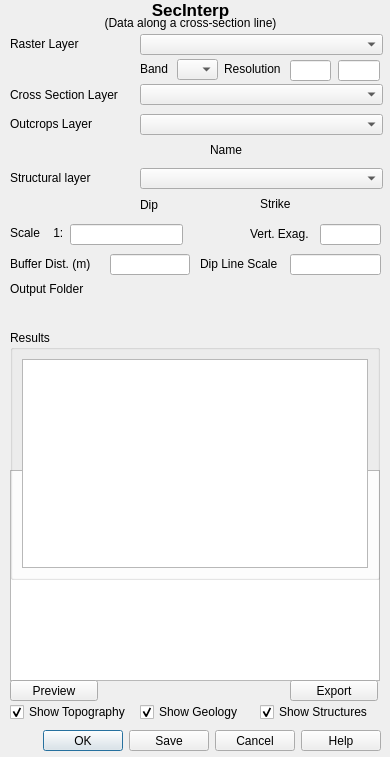
<?xml version="1.0" encoding="UTF-8"?>
<ui version="4.0">
 <class>SecInterpDialogBase</class>
 <widget class="QDialog" name="SecInterpDialogBase">
  <property name="geometry">
   <rect>
    <x>0</x>
    <y>0</y>
    <width>390</width>
    <height>757</height>
   </rect>
  </property>
  <property name="windowTitle">
   <string>Sec Interp</string>
  </property>
  <widget class="QDialogButtonBox" name="button_box">
   <property name="geometry">
    <rect>
     <x>10</x>
     <y>730</y>
     <width>371</width>
     <height>21</height>
    </rect>
   </property>
   <property name="toolTip">
    <string/>
   </property>
   <property name="orientation">
    <enum>Qt::Orientation::Horizontal</enum>
   </property>
   <property name="standardButtons">
    <set>QDialogButtonBox::StandardButton::Cancel|QDialogButtonBox::StandardButton::Help|QDialogButtonBox::StandardButton::Ok|QDialogButtonBox::StandardButton::Save</set>
   </property>
  </widget>
  <widget class="QgsMapLayerComboBox" name="crossline">
   <property name="geometry">
    <rect>
     <x>140</x>
     <y>84</y>
     <width>243</width>
     <height>21</height>
    </rect>
   </property>
   <property name="toolTip">
    <string>Select the line layer that defines the cross-section profile path</string>
   </property>
  </widget>
  <widget class="QLabel" name="label_4">
   <property name="geometry">
    <rect>
     <x>10</x>
     <y>114</y>
     <width>91</width>
     <height>20</height>
    </rect>
   </property>
   <property name="text">
    <string>Outcrops Layer</string>
   </property>
  </widget>
  <widget class="QLabel" name="label_8">
   <property name="geometry">
    <rect>
     <x>10</x>
     <y>280</y>
     <width>101</width>
     <height>18</height>
    </rect>
   </property>
   <property name="text">
    <string>Output Folder</string>
   </property>
  </widget>
  <widget class="QLabel" name="label_2">
   <property name="geometry">
    <rect>
     <x>130</x>
     <y>0</y>
     <width>121</width>
     <height>20</height>
    </rect>
   </property>
   <property name="font">
    <font>
     <pointsize>13</pointsize>
     <bold>true</bold>
    </font>
   </property>
   <property name="text">
    <string>SecInterp</string>
   </property>
   <property name="alignment">
    <set>Qt::AlignmentFlag::AlignCenter</set>
   </property>
  </widget>
  <widget class="QLabel" name="label_9">
   <property name="geometry">
    <rect>
     <x>10</x>
     <y>84</y>
     <width>131</width>
     <height>21</height>
    </rect>
   </property>
   <property name="text">
    <string>Cross Section Layer</string>
   </property>
   <property name="wordWrap">
    <bool>true</bool>
   </property>
  </widget>
  <widget class="QgsMapLayerComboBox" name="structural">
   <property name="geometry">
    <rect>
     <x>140</x>
     <y>168</y>
     <width>243</width>
     <height>21</height>
    </rect>
   </property>
   <property name="toolTip">
    <string>&lt;html&gt;&lt;head/&gt;&lt;body&gt;&lt;p&gt;Select the point layer with structural measurements (optional)&lt;/p&gt;&lt;p&gt;Leave as 'Do not use' to skip structural data projection&lt;/p&gt;&lt;/body&gt;&lt;/html&gt;</string>
   </property>
  </widget>
  <widget class="QgsMapLayerComboBox" name="outcrop">
   <property name="geometry">
    <rect>
     <x>140</x>
     <y>114</y>
     <width>243</width>
     <height>21</height>
    </rect>
   </property>
   <property name="toolTip">
    <string>&lt;html&gt;&lt;head/&gt;&lt;body&gt;&lt;p&gt;Select the polygon layer with geological outcrops (optional)&lt;/p&gt;&lt;p&gt;Leave as 'Do not use' to skip geological profile extraction&lt;/p&gt;&lt;/body&gt;&lt;/html&gt;</string>
   </property>
  </widget>
  <widget class="QgsFileWidget" name="dest_fold" native="true">
   <property name="geometry">
    <rect>
     <x>10</x>
     <y>300</y>
     <width>372</width>
     <height>31</height>
    </rect>
   </property>
   <property name="toolTip">
    <string>Folder where output CSV and Shapefile files will be saved</string>
   </property>
  </widget>
  <widget class="QLabel" name="label_7">
   <property name="geometry">
    <rect>
     <x>250</x>
     <y>224</y>
     <width>71</width>
     <height>20</height>
    </rect>
   </property>
   <property name="text">
    <string>Vert. Exag.</string>
   </property>
  </widget>
  <widget class="QLabel" name="label">
   <property name="geometry">
    <rect>
     <x>60</x>
     <y>12</y>
     <width>261</width>
     <height>21</height>
    </rect>
   </property>
   <property name="text">
    <string>(Data along a cross-section line)</string>
   </property>
   <property name="alignment">
    <set>Qt::AlignmentFlag::AlignCenter</set>
   </property>
   <property name="wordWrap">
    <bool>true</bool>
   </property>
  </widget>
  <widget class="QLabel" name="label_5">
   <property name="geometry">
    <rect>
     <x>10</x>
     <y>168</y>
     <width>101</width>
     <height>20</height>
    </rect>
   </property>
   <property name="text">
    <string>Structural layer</string>
   </property>
  </widget>
  <widget class="QLabel" name="label_3">
   <property name="geometry">
    <rect>
     <x>10</x>
     <y>34</y>
     <width>91</width>
     <height>20</height>
    </rect>
   </property>
   <property name="text">
    <string>Raster Layer</string>
   </property>
  </widget>
  <widget class="QLineEdit" name="vertexag">
   <property name="geometry">
    <rect>
     <x>320</x>
     <y>224</y>
     <width>61</width>
     <height>21</height>
    </rect>
   </property>
   <property name="toolTip">
    <string>&lt;html&gt;&lt;head/&gt;&lt;body&gt;&lt;p&gt;Vertical exaggeration factor for the profile&lt;/p&gt;&lt;p&gt; (1 = no exaggeration, higher values exaggerate relief)&lt;/p&gt;&lt;/body&gt;&lt;/html&gt;</string>
   </property>
  </widget>
  <widget class="QLabel" name="label_6">
   <property name="geometry">
    <rect>
     <x>10</x>
     <y>224</y>
     <width>58</width>
     <height>18</height>
    </rect>
   </property>
   <property name="text">
    <string>Scale    1:</string>
   </property>
  </widget>
  <widget class="QLineEdit" name="scale">
   <property name="geometry">
    <rect>
     <x>70</x>
     <y>224</y>
     <width>113</width>
     <height>21</height>
    </rect>
   </property>
   <property name="toolTip">
    <string>&lt;html&gt;&lt;head/&gt;&lt;body&gt;&lt;p&gt;Horizontal scale of the profile (calculated automatically based on raster resolution).&lt;/p&gt;&lt;p&gt;You can modify this value if needed&lt;/p&gt;&lt;/body&gt;&lt;/html&gt;</string>
   </property>
  </widget>
  <widget class="QLabel" name="label_17">
   <property name="geometry">
    <rect>
     <x>10</x>
     <y>254</y>
     <width>120</width>
     <height>20</height>
    </rect>
   </property>
   <property name="text">
    <string>Buffer Dist. (m)</string>
   </property>
  </widget>
  <widget class="QLineEdit" name="buffer_distance">
   <property name="geometry">
    <rect>
     <x>110</x>
     <y>254</y>
     <width>80</width>
     <height>21</height>
    </rect>
   </property>
   <property name="toolTip">
    <string>&lt;html&gt;&lt;head/&gt;&lt;body&gt;&lt;p&gt;Buffer distance in meters around the cross-section line&lt;/p&gt;&lt;p&gt;to include structural measurements. Default: 100m&lt;/p&gt;&lt;/body&gt;&lt;/html&gt;</string>
   </property>
  </widget>
  <widget class="QLabel" name="label_18">
   <property name="geometry">
    <rect>
     <x>200</x>
     <y>254</y>
     <width>100</width>
     <height>20</height>
    </rect>
   </property>
   <property name="text">
    <string>Dip Line Scale</string>
   </property>
  </widget>
  <widget class="QLineEdit" name="dip_scale_factor">
   <property name="geometry">
    <rect>
     <x>290</x>
     <y>254</y>
     <width>91</width>
     <height>21</height>
    </rect>
   </property>
   <property name="toolTip">
    <string>&lt;html&gt;&lt;head/&gt;&lt;body&gt;&lt;p&gt;Value that determines how long the dip lines are in the structural profile.&lt;/p&gt;&lt;p&gt;A higher value produces longer lines.&lt;/p&gt;&lt;/body&gt;&lt;/html&gt;</string>
   </property>
  </widget>
  <widget class="QgsMapLayerComboBox" name="rasterdem">
   <property name="geometry">
    <rect>
     <x>140</x>
     <y>34</y>
     <width>243</width>
     <height>21</height>
    </rect>
   </property>
   <property name="toolTip">
    <string>Select the raster DEM (Digital Elevation Model) layer to extract yhe topographic profile</string>
   </property>
   <property name="toolTipDuration">
    <number>-1</number>
   </property>
  </widget>
  <widget class="QgsCollapsibleGroupBox" name="results_group">
   <property name="geometry">
    <rect>
     <x>10</x>
     <y>330</y>
     <width>370</width>
     <height>250</height>
    </rect>
   </property>
   <property name="minimumSize">
    <size>
     <width>0</width>
     <height>200</height>
    </size>
   </property>
   <property name="title">
    <string>Results</string>
   </property>
   <property name="collapsed" stdset="0">
    <bool>false</bool>
   </property>
   <layout class="QVBoxLayout" name="verticalLayout">
    <item>
     <widget class="QTextEdit" name="results">
      <property name="toolTip">
       <string>Processing messages and results</string>
      </property>
      <property name="readOnly">
       <bool>true</bool>
      </property>
     </widget>
    </item>
   </layout>
  </widget>
  <widget class="QGraphicsView" name="preview">
   <property name="geometry">
    <rect>
     <x>10</x>
     <y>470</y>
     <width>370</width>
     <height>211</height>
    </rect>
   </property>
   <property name="toolTip">
    <string>Preview of the extracted topographic profile</string>
   </property>
  </widget>
  <widget class="QCheckBox" name="show_topo_cb">
   <property name="geometry">
    <rect>
     <x>10</x>
     <y>702</y>
     <width>120</width>
     <height>20</height>
    </rect>
   </property>
   <property name="toolTip">
    <string>Check to show topography</string>
   </property>
   <property name="text">
    <string>Show Topography</string>
   </property>
   <property name="checked">
    <bool>true</bool>
   </property>
  </widget>
  <widget class="QCheckBox" name="show_geol_cb">
   <property name="geometry">
    <rect>
     <x>140</x>
     <y>702</y>
     <width>120</width>
     <height>20</height>
    </rect>
   </property>
   <property name="toolTip">
    <string>Check to show geology</string>
   </property>
   <property name="text">
    <string>Show Geology</string>
   </property>
   <property name="checked">
    <bool>true</bool>
   </property>
  </widget>
  <widget class="QCheckBox" name="show_struct_cb">
   <property name="geometry">
    <rect>
     <x>260</x>
     <y>702</y>
     <width>130</width>
     <height>20</height>
    </rect>
   </property>
   <property name="toolTip">
    <string>Check to show structural data</string>
   </property>
   <property name="text">
    <string>Show Structures</string>
   </property>
   <property name="checked">
    <bool>true</bool>
   </property>
  </widget>
  <widget class="QgsRasterBandComboBox" name="band">
   <property name="geometry">
    <rect>
     <x>177</x>
     <y>59</y>
     <width>41</width>
     <height>21</height>
    </rect>
   </property>
   <property name="toolTip">
    <string>Select the raster band to use (typically band 1 for DEMs)</string>
   </property>
   <property name="toolTipDuration">
    <number>-1</number>
   </property>
  </widget>
  <widget class="QLabel" name="label_12">
   <property name="geometry">
    <rect>
     <x>140</x>
     <y>60</y>
     <width>41</width>
     <height>18</height>
    </rect>
   </property>
   <property name="text">
    <string>Band</string>
   </property>
  </widget>
  <widget class="QLabel" name="label_13">
   <property name="geometry">
    <rect>
     <x>224</x>
     <y>60</y>
     <width>74</width>
     <height>18</height>
    </rect>
   </property>
   <property name="text">
    <string>Resolution</string>
   </property>
  </widget>
  <widget class="QLineEdit" name="resln">
   <property name="geometry">
    <rect>
     <x>290</x>
     <y>60</y>
     <width>41</width>
     <height>21</height>
    </rect>
   </property>
   <property name="toolTip">
    <string>Raster resolution in coordinate system units (calculated automatically)</string>
   </property>
  </widget>
  <widget class="QLabel" name="label_14">
   <property name="geometry">
    <rect>
     <x>210</x>
     <y>141</y>
     <width>58</width>
     <height>18</height>
    </rect>
   </property>
   <property name="text">
    <string>Name</string>
   </property>
  </widget>
  <widget class="QgsFieldComboBox" name="ocropname" native="true">
   <property name="geometry">
    <rect>
     <x>269</x>
     <y>141</y>
     <width>112</width>
     <height>21</height>
    </rect>
   </property>
   <property name="toolTip">
    <string>Select the field containing geological unit names or codes</string>
   </property>
  </widget>
  <widget class="QLabel" name="label_15">
   <property name="geometry">
    <rect>
     <x>140</x>
     <y>196</y>
     <width>58</width>
     <height>18</height>
    </rect>
   </property>
   <property name="text">
    <string>Dip</string>
   </property>
  </widget>
  <widget class="QLabel" name="label_16">
   <property name="geometry">
    <rect>
     <x>260</x>
     <y>195</y>
     <width>41</width>
     <height>18</height>
    </rect>
   </property>
   <property name="text">
    <string>Strike</string>
   </property>
  </widget>
  <widget class="QgsFieldComboBox" name="dip" native="true">
   <property name="geometry">
    <rect>
     <x>160</x>
     <y>194</y>
     <width>87</width>
     <height>21</height>
    </rect>
   </property>
   <property name="toolTip">
    <string>Select the field containing dip values in degrees (0-90)</string>
   </property>
  </widget>
  <widget class="QgsFieldComboBox" name="strike" native="true">
   <property name="geometry">
    <rect>
     <x>295</x>
     <y>194</y>
     <width>87</width>
     <height>21</height>
    </rect>
   </property>
   <property name="toolTip">
    <string>elect the field containing strike values in azimuthal degrees (0-360)</string>
   </property>
  </widget>
  <widget class="QLineEdit" name="unts">
   <property name="geometry">
    <rect>
     <x>338</x>
     <y>60</y>
     <width>42</width>
     <height>21</height>
    </rect>
   </property>
   <property name="toolTip">
    <string>Units of the raster resolution</string>
   </property>
  </widget>
  <widget class="QPushButton" name="preview_button">
   <property name="geometry">
    <rect>
     <x>10</x>
     <y>680</y>
     <width>88</width>
     <height>21</height>
    </rect>
   </property>
   <property name="text">
    <string>Preview</string>
   </property>
  </widget>
  <widget class="QPushButton" name="export_pre">
   <property name="geometry">
    <rect>
     <x>290</x>
     <y>680</y>
     <width>88</width>
     <height>21</height>
    </rect>
   </property>
   <property name="toolTip">
    <string>&lt;html&gt;&lt;head/&gt;&lt;body&gt;&lt;p&gt;Export preview&lt;/p&gt;&lt;p&gt;(T&lt;span style=&quot; font-family:'Arial','sans-serif'; font-size:11pt; color:#000000; background-color:transparent;&quot;&gt;o complete the  process press save)&lt;/span&gt;&lt;/p&gt;&lt;/body&gt;&lt;/html&gt;</string>
   </property>
   <property name="text">
    <string>Export</string>
   </property>
  </widget>
  <zorder>button_box</zorder>
  <zorder>crossline</zorder>
  <zorder>label_4</zorder>
  <zorder>label_8</zorder>
  <zorder>label_2</zorder>
  <zorder>label_9</zorder>
  <zorder>structural</zorder>
  <zorder>outcrop</zorder>
  <zorder>dest_fold</zorder>
  <zorder>label_7</zorder>
  <zorder>label</zorder>
  <zorder>label_5</zorder>
  <zorder>label_3</zorder>
  <zorder>vertexag</zorder>
  <zorder>label_6</zorder>
  <zorder>scale</zorder>
  <zorder>label_17</zorder>
  <zorder>buffer_distance</zorder>
  <zorder>label_18</zorder>
  <zorder>dip_scale_factor</zorder>
  <zorder>rasterdem</zorder>
  <zorder>preview</zorder>
  <zorder>show_topo_cb</zorder>
  <zorder>show_geol_cb</zorder>
  <zorder>show_struct_cb</zorder>
  <zorder>band</zorder>
  <zorder>label_12</zorder>
  <zorder>label_13</zorder>
  <zorder>resln</zorder>
  <zorder>label_14</zorder>
  <zorder>ocropname</zorder>
  <zorder>label_15</zorder>
  <zorder>label_16</zorder>
  <zorder>dip</zorder>
  <zorder>strike</zorder>
  <zorder>unts</zorder>
  <zorder>preview_button</zorder>
  <zorder>export_pre</zorder>
  <zorder>results_group</zorder>
 </widget>
 <customwidgets>
  <customwidget>
   <class>QgsMapLayerComboBox</class>
   <extends>QComboBox</extends>
   <header>qgis.gui</header>
  </customwidget>
  <customwidget>
   <class>QgsRasterBandComboBox</class>
   <extends>QComboBox</extends>
   <header>qgis.gui</header>
  </customwidget>
  <customwidget>
   <class>QgsCollapsibleGroupBox</class>
   <extends>QGroupBox</extends>
   <header>qgis.gui</header>
   <container>1</container>
  </customwidget>
  <customwidget>
   <class>QgsFileWidget</class>
   <extends>QWidget</extends>
   <header>qgsfilewidget.h</header>
  </customwidget>
  <customwidget>
   <class>QgsFieldComboBox</class>
   <extends>QWidget</extends>
   <header>qgsfieldcombobox.h</header>
  </customwidget>
 </customwidgets>
 <resources/>
 <connections>
  <connection>
   <sender>button_box</sender>
   <signal>accepted()</signal>
   <receiver>SecInterpDialogBase</receiver>
   <slot>accept()</slot>
   <hints>
    <hint type="sourcelabel">
     <x>20</x>
     <y>20</y>
    </hint>
    <hint type="destinationlabel">
     <x>20</x>
     <y>20</y>
    </hint>
   </hints>
  </connection>
  <connection>
   <sender>button_box</sender>
   <signal>rejected()</signal>
   <receiver>SecInterpDialogBase</receiver>
   <slot>reject()</slot>
   <hints>
    <hint type="sourcelabel">
     <x>20</x>
     <y>20</y>
    </hint>
    <hint type="destinationlabel">
     <x>20</x>
     <y>20</y>
    </hint>
   </hints>
  </connection>
 </connections>
</ui>
